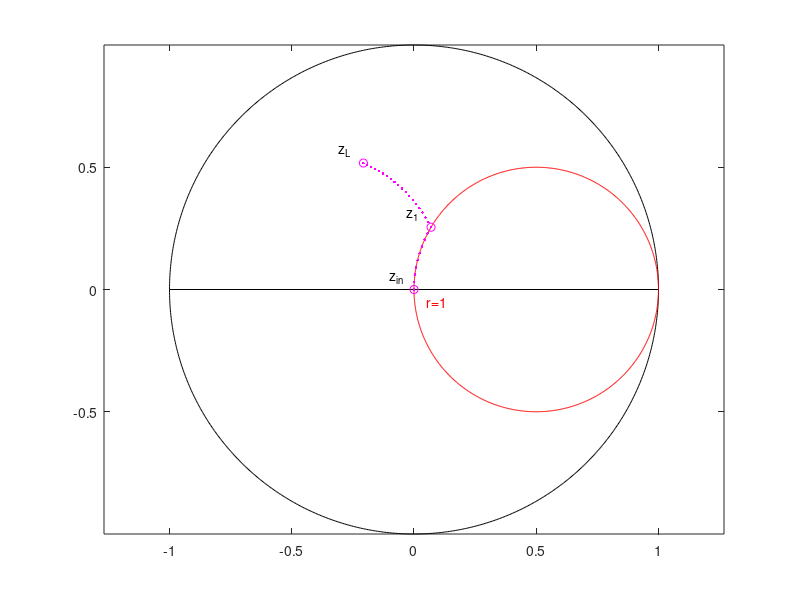

Write MATLAB code to recreate this figure.
%% Rete di adattamento a L tipo 1

clear all; close all; clc;

f = 2e9 % frequenza 2GHz

ZL = 20+30i % impedenza del carico
Z0 = 50 % impedenza caratteristica del carico

YL = 1/ZL % ammettenza del carico
Y0 = 1/Z0 % ammettenza caratteristica del carico

zL = ZL/Z0 % impedenza normalizzata
rL = real(zL) % resistenza normalizzata
xL = imag(zL) % reattanza normalizzata

yL = 1/zL % ammettenza normalizzata
gL = real(yL) % conduttanza normalizzata
bL = imag(yL) % suscettanza normalizzata

GammaL = (zL-1)/(zL+1) % coefficiente di zL
GammaL_abs = abs(GammaL) % modulo di GammaL
GammaL_angle = angle(GammaL)*180/pi % fase di GammaL

PLa = 1-(abs(GammaL))^2 % potenza attiva al carico 68.97%

xx = linspace(0,2*pi,1001);
plot(exp(1i*xx),'k')
axis equal
hold
plot([-1 1],[0 0], 'k')
plot(1/2+1/2*exp(1i*xx),'r')
text(0.05, -0.05,'r=1', 'Color', 'r')
plot(GammaL,'om')
plot(GammaL,'.m')
text(real(GammaL)-0.1, imag(GammaL)+0.05,'z_L')

b = -bL-sqrt(gL*(1-gL)) % segno - -> suscettanza positiva
CB = b/(2*pi*f*Z0) % elemento jB -> capacità 1.1658 pF

Z1 = 1/(YL+1i*(b/Z0)) % impedenza dopo parallelo tra jB e ZL
z1 = Z1/Z0 % impedenza normalizzata di Z1
Gamma1 = (z1-1)/(z1+1) % coefficiente di z1

plot(Gamma1,'om')
plot(Gamma1,'.m')
text(real(Gamma1)-0.1, imag(Gamma1)+0.05,'z_1')

PLa = 1-(abs(Gamma1))^2 % potenza attiva al carico 93.02%

x = -sqrt(gL*(1-gL))/gL % segno - -> reattanza negativa
CX = -1/(2*pi*f*(x*Z0)) % elemento jX -> capacità 2.9058 pF

Zin = (1i*(x*Z0))+Z1 % impedenza dopo adattamento Zin = Z0
z_in = Zin/Z0; % impedenza normalizzata di Zin
Gamma_in = (z_in-1)/(z_in+1) % coefficiente di z_in

plot(Gamma_in,'om')
plot(Gamma_in,'.m')
text(real(Gamma_in)-0.1,imag(Gamma_in)+0.05,'z_{in}')

PLa = 1-(abs(Gamma_in))^2 % potenza attiva al carico 100%

yy = yL+1i*b*linspace(0,1,20);
G = (1-yy)./(1+yy);
plot(G,'.m')
zz = 1/(yL+1i*b)+1i*x*linspace(0,1,10);
G = (zz-1)./(1+zz);
plot(G,'.m')
